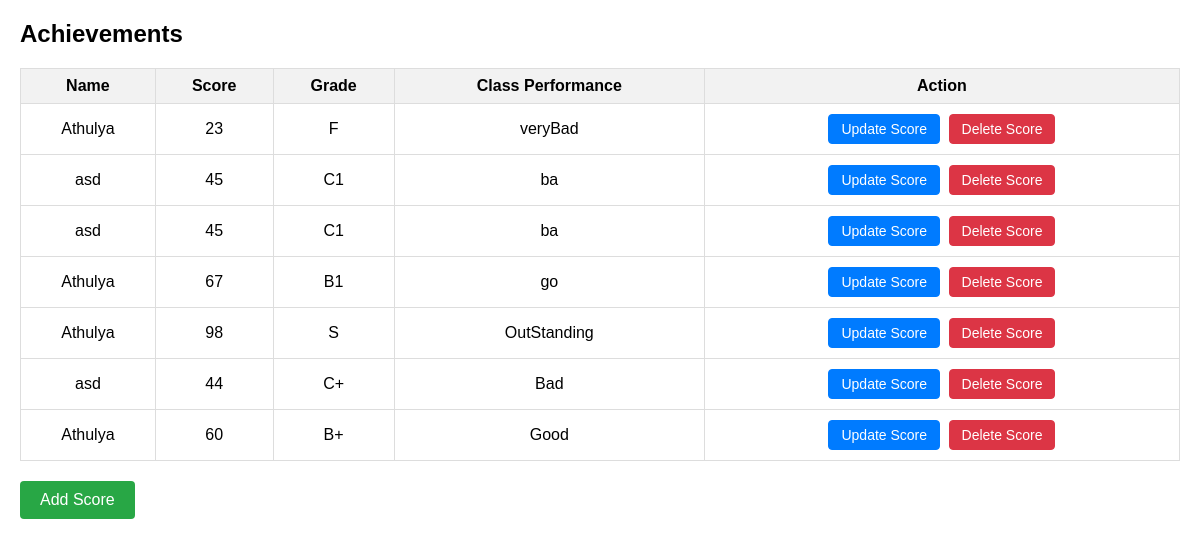
The app's page /teacherapp/Scoredetailsview/, older data.
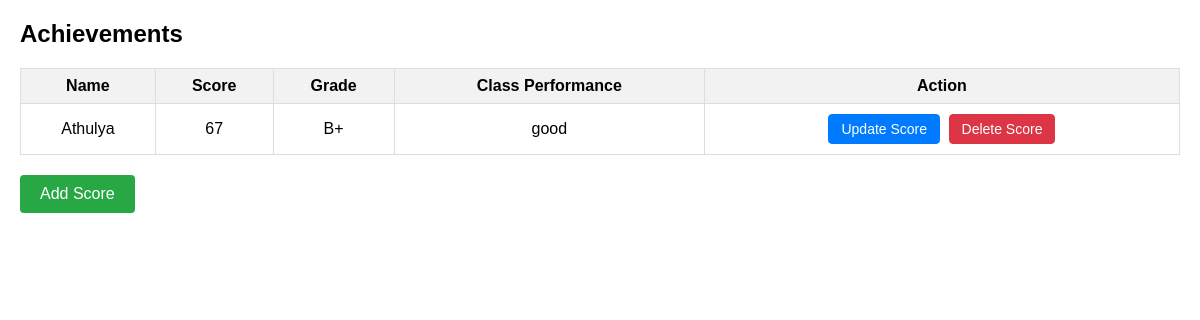
The same page, newer data.
### studentapp/models.py (models this page shows)
class Achivments(models.Model):
    out = "outstanding"
    vG = "veryGood"
    go ="good"
    av = "average"
    ba ="bad"
    pr ="veryBad"
    class_perfomancechoise = (
        (out,"outstanding"),
        (vG,"veryGood"),
        (go,"good"),
        (av,"average"),
        (ba,"bad"),
        (pr,"veryBad"),)
    S ="S"
    A1 ="A+"
    A2 ="A"
    B1 ="B+"
    B2 ="B"
    C1 ="C+"
    C2 ="C"
    F = "F"
    GradeChoices = (
        (S,"S"),
        (A1,"A+"),
        (A2,"A"),
        (B1,"B+"),
        (B2,"B"),
        (C1,"C+"),
        (C2,"C"),
        (F,"F"),)
    name = models.ForeignKey(Student,on_delete=models.CASCADE)
    score = models.IntegerField(null=True,)
    Grade  = models.CharField(max_length=15,choices=GradeChoices)
    class_perfomance = models.CharField(max_length=20,choices= class_perfomancechoise)

class Student(models.Model):
    username = models.CharField(max_length=100,blank=False,default=None)
    password = models.CharField(max_length=25,unique=True,null=False,default=None)
    email = models.EmailField(max_length=59,default=None)
    name = models.CharField(max_length=55)
    batch = models.ForeignKey(Batch, on_delete=models.CASCADE, related_name="students")
    course = models.ForeignKey(Course, on_delete=models.CASCADE, related_name="students")
    score = models.PositiveIntegerField(null=True, blank=True)
    def __str__(self):
        return self.name

### teacherapp/views.py (the view)
# urls.py: path('Scoredetailsview/',Scoredetailsview.as_view(), name = 'Scoredetailsview'),
class Scoredetailsview(View):
    def get(self, request):
        item = Achivments.objects.all()
        return render(request,'achivements.html',{'item':item})

### teacherapp/templates/achivements.html (shortened to what this page needs)
<!DOCTYPE html>
<html>
<head>
</head>
<body>
    <h2>Achievements</h2>
    <table>
        <thead>
            <tr>
                <th>Name</th>
                <th>Score</th>
                <th>Grade</th>
                <th>Class Performance</th>
                <th>Action</th>
            </tr>
        </thead>
        <tbody>
            {% for item in item %}
            <tr>
                <td>{{ item.name }}</td>
                <td>{{ item.score }}</td>
                <td>{{ item.Grade }}</td>
                <td>{{ item.class_perfomance }}</td>
                <td>
                    <a href="{% url 'teacherapp:updatemark' item.pk %}" class="btn btn-update">Update Score</a>
                    <a href="{% url 'teacherapp:deleteviewscore' item.pk %}" class="btn btn-delete">Delete Score</a>
                </td>
            </tr>
            {% endfor %}
        </tbody>
    </table>
    <a href="{% url 'teacherapp:Scoredetailsviewadd' %}" class="btn-add">Add Score</a>
</body>
</html>

### teacherapp/templates/achivements.html (style rules this page uses)
body { font-family: Arial, sans-serif; margin: 20px; }
table { width: 100%; border-collapse: collapse; margin-top: 20px; }
th, td { border: 1px solid #ddd; padding: 8px; text-align: center; }
th { background-color: #f2f2f2; }
.btn { display: inline-block; padding: 6px 12px; margin: 2px; font-size: 14px; font-weight: 400; text-align: center; text-decoration: none; white-space: nowrap; vertical-align: middle; cursor: pointer; border: 1px solid transparent; border-radius: 4px; }
.btn-update { color: #fff; background-color: #007bff; border-color: #007bff; }
.btn-delete { color: #fff; background-color: #dc3545; border-color: #dc3545; }
.btn-add { display: inline-block; padding: 10px 20px; margin-top: 20px; font-size: 16px; color: #fff; background-color: #28a745; border-color: #28a745; text-decoration: none; border-radius: 4px; }

Row changes from the older to the newer data that the page shows:
removed Achivments: name "Athulya", score "23", Grade "F", class_perfomance "veryBad"
removed Achivments: name "asd", score "45", Grade "C1", class_perfomance "ba"
removed Achivments: name "asd", score "45", Grade "C1", class_perfomance "ba"
removed Achivments: name "Athulya", score "67", Grade "B1", class_perfomance "go"
removed Achivments: name "Athulya", score "98", Grade "S", class_perfomance "OutStanding"
removed Achivments: name "asd", score "44", Grade "C+", class_perfomance "Bad"
removed Achivments: name "Athulya", score "60", Grade "B+", class_perfomance "Good"
added Achivments: name "Athulya", score "67", Grade "B+", class_perfomance "good"
